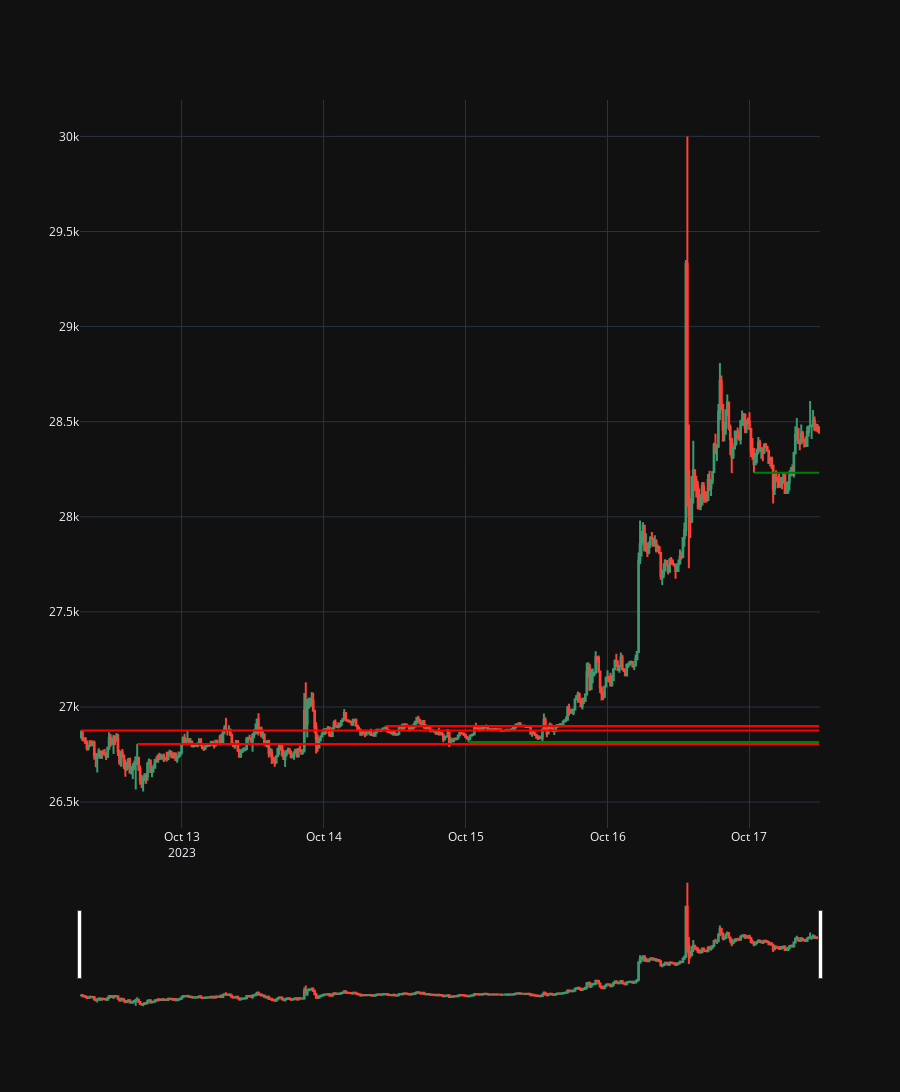

Write notebook code for a chart like this one.
### Markdown cell above
Plot candlestick chart with support and resistance lines

### Code cell
import warnings
warnings.simplefilter("ignore", category=FutureWarning)

fig = go.Figure(data=[go.Candlestick(x=df['timestamp'],
                                     open=df['open'],
                                     high=df['high'],
                                     low=df['low'],
                                     close=df['close'])])

for index, row in df.iterrows():
    if row['support'] == 1:
        fig.add_shape(type='line',
                      x0=row['timestamp'],
                      # last timestamp, you can also set it to some fixed value for specific range
                      x1=df['timestamp'].iloc[-1],
                      y0=row['low'],
                      y1=row['low'],
                      line=dict(color='green'))
    if row['resistance'] == 1:
        fig.add_shape(type='line',
                      x0=row['timestamp'],
                      x1=df['timestamp'].iloc[-1],  # last timestamp
                      y0=row['high'],
                      y1=row['high'],
                      line=dict(color='red'))
        
    fig.update_layout(height=1200, template="plotly_dark")

fig.show()

### Figure 1 — Plotly figure (JSON) as saved in the notebook; plotly's stock layout.template omitted (floating-point values rounded to 4 significant figures; data arrays with more than 128 entries replaced by an {"elided": "..."} marker saying what was removed)
{"data": [{"close": {"elided": "500 float values"}, "high": {"elided": "500 float values"}, "low": {"elided": "500 float values"}, "open": {"elided": "500 float values"}, "type": "candlestick", "x": {"elided": "500 str values"}}], "layout": {"height": 1200, "shapes": [{"line": {"color": "red"}, "type": "line", "x0": "2023-10-12T07:00:00", "x1": "2023-10-17T11:45:00", "y0": 26880.0, "y1": 26880.0}, {"line": {"color": "red"}, "type": "line", "x0": "2023-10-12T16:30:00", "x1": "2023-10-17T11:45:00", "y0": 26800.0, "y1": 26800.0}, {"line": {"color": "red"}, "type": "line", "x0": "2023-10-14T10:30:00", "x1": "2023-10-17T11:45:00", "y0": 26900, "y1": 26900}, {"line": {"color": "green"}, "type": "line", "x0": "2023-10-15T00:30:00", "x1": "2023-10-17T11:45:00", "y0": 26820.0, "y1": 26820.0}, {"line": {"color": "green"}, "type": "line", "x0": "2023-10-17T00:45:00", "x1": "2023-10-17T11:45:00", "y0": 28230.0, "y1": 28230.0}, {"line": {"color": "green"}, "type": "line", "x0": "2023-10-17T11:45:00", "x1": "2023-10-17T11:45:00", "y0": 28440.0, "y1": 28440.0}]}}
